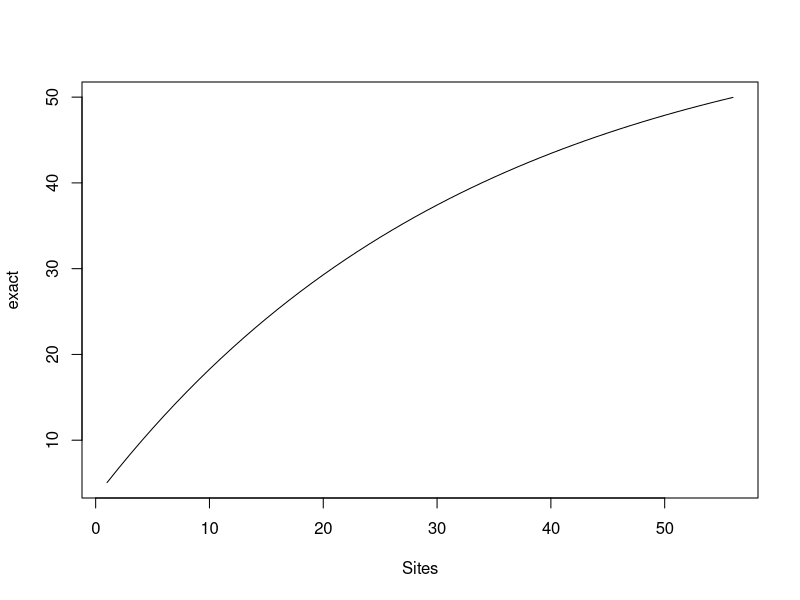

R code for this plot:
## ---- chunk 1
knitr::opts_chunk$set(echo = TRUE)
## ---- chunk 2
library(vegan)
## ---- chunk 3
insects <- read.csv("../data_raw/insects.csv")
## ---- chunk 4
insects_sac <- specaccum(insects)
## ---- chunk 5
insects_sac_fit <- fitspecaccum(insects_sac, model = "asymp")
## ---- chunk 6
coef(insects_sac_fit)
## ---- chunk 7
plot(insects_sac_fit)
## ---- chunk 8
comm1 <- data.frame(species = c("DO", "DM", "SO", "SH", "SF", "PP", "PB", "BA"),
                    individuals = c(14, 89, 30, 12, 3, 3, 8, 23))
comm2 <- data.frame(species = c("DO", "DM", "SO", "SH", "SF"),
                    individuals = c(37, 32, 30, 44, 39))
## ---- chunk 9
nrow(comm1)
nrow(comm2)
## ---- chunk 10
total_comm1 <- sum(comm1$individuals)
## ---- chunk 11
comm1$prop <- comm1$individuals / total_comm1
## ---- chunk 12
comm1$ln_prop <- log(comm1$prop)
## ---- chunk 13
comm1$prop_lnprop <- comm1$prop * comm1$ln_prop
## ---- chunk 14
H_comm1 <- sum(comm1$prop_lnprop * -1)
## ---- chunk 15
total_comm2 <- sum(comm2$individuals)
comm2$prop <- comm2$individuals / total_comm2
comm2$ln_prop <- log(comm2$prop)
comm2$prop_lnprop <- comm2$prop * comm2$ln_prop
H_comm2 <- sum(comm2$prop_lnprop * -1)
## ---- chunk 16
comm1$prop_sq <- comm1$prop * comm1$prop
## ---- chunk 17
D1 = 1 - sum(comm1$prop_sq)
## ---- chunk 18
comm2$prop_sq <- comm2$prop * comm2$prop
D2 = 1 - sum(comm2$prop_sq)
